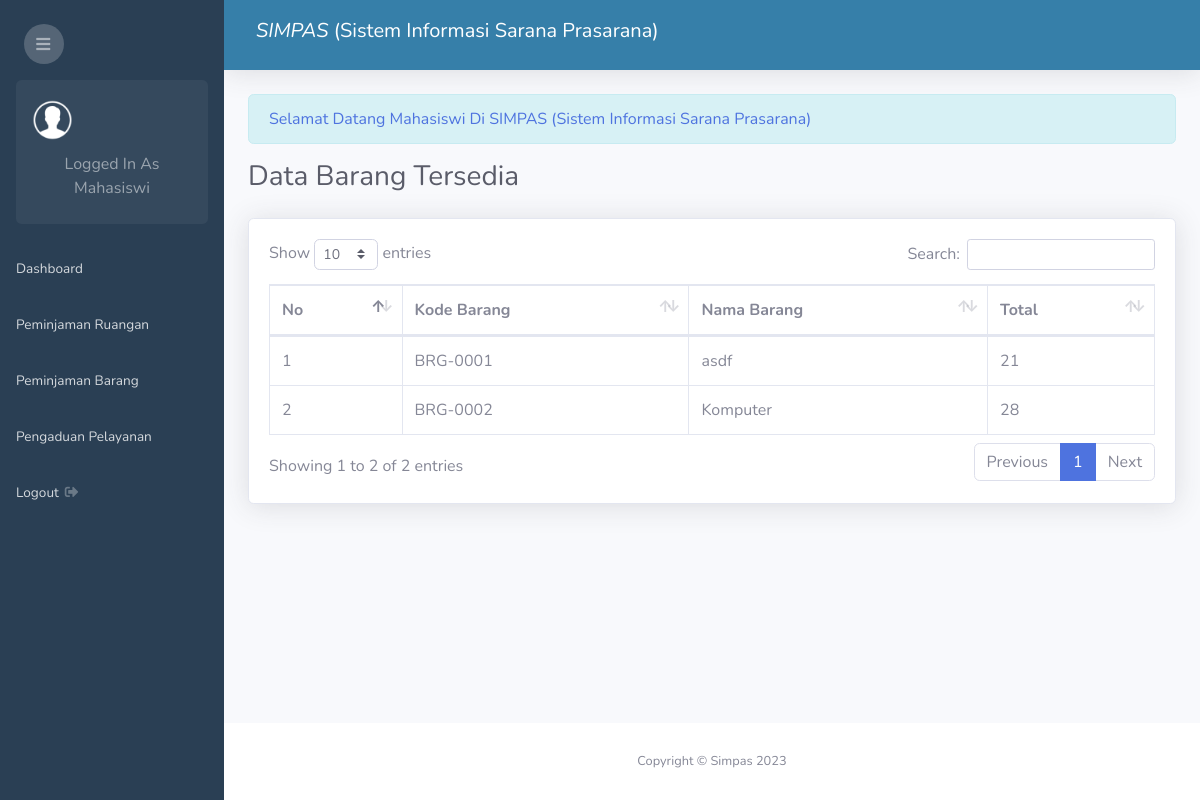
Before: /admin.php?page=barang-tersedia (signed in) with the older database file.
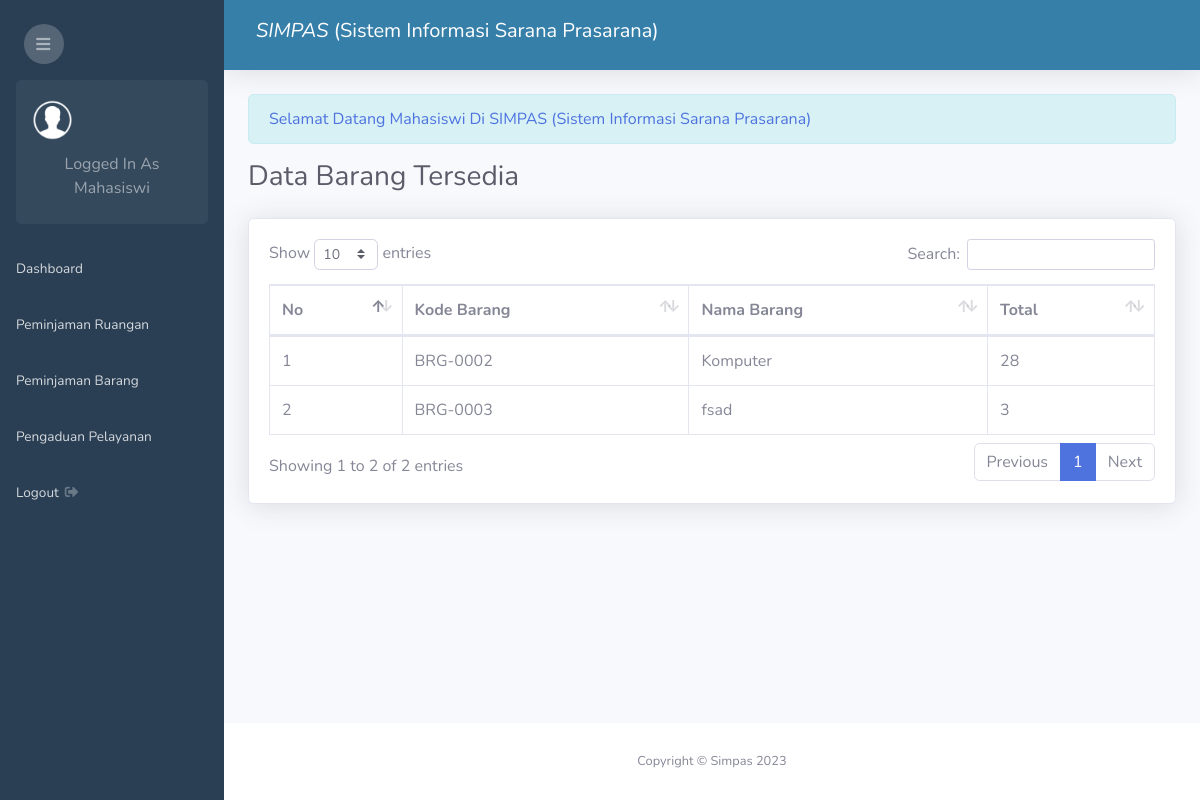
After: the same page with the newer database file.
### tables this page shows
CREATE TABLE `barang` (
  `kd_barang` varchar(25) NOT NULL,
  `nama_barang` varchar(100) NOT NULL,
  `kategori_id` int NOT NULL,
  `spesifikasi` varchar(100) NOT NULL,
  `lokasi` varchar(100) NOT NULL,
  `status_barang` varchar(50) NOT NULL,
  `total` int NOT NULL,
  `merek_id` int NOT NULL
);

### barang/barang_tersedia.php (the view)
<div class="d-sm-flex align-items-center justify-content-between mb-4">
    <h1 class="h3 mb-0 text-gray-800">Data Barang Tersedia</h1>
</div>
<div class="card shadow mb-4">
    <div class="card-body">
        <div class="table-responsive">
            <table class="table table-bordered" id="dataTable" width="100%" cellspacing="0">
                <thead>
                    <tr>
                        <th>No</th>
                        <th>Kode Barang</th>
                        <th>Nama Barang</th>
                        <th>Total</th>
                    </tr>
                </thead>
                <tbody>
                <?php
                    $no = 1;
                    $sql = mysqli_query($conn, "SELECT b.nama_barang, b.kd_barang, (b.total - COALESCE(p.jumlah_barang, 0)) as jumlah_tersedia
                    FROM barang b
                    LEFT JOIN (
                        SELECT barang_kd, SUM(jumlah_barang) as jumlah_barang
                        FROM peminjaman_barang
                        WHERE status = 'Approved'
                        GROUP BY barang_kd
                    ) p ON b.kd_barang = p.barang_kd");
                    while($row = mysqli_fetch_assoc($sql)){
                ?>
                <tr>
                    <td><?php echo $no++ ?></td>
                    <td><?php echo $row['kd_barang'] ?></td>
                    <td><?php echo $row['nama_barang'] ?></td>
                    <td><?php echo $row['jumlah_tersedia'] ?></td>
                </tr>
                <?php } ?>
                </tbody>
            </table>
        </div>
    </div>
</div>

Changed rows visible on the page:
removed barang: kd_barang "BRG-0001", nama_barang "asdf", jumlah_tersedia "21"
added barang: kd_barang "BRG-0003", nama_barang "fsad", jumlah_tersedia "3"
